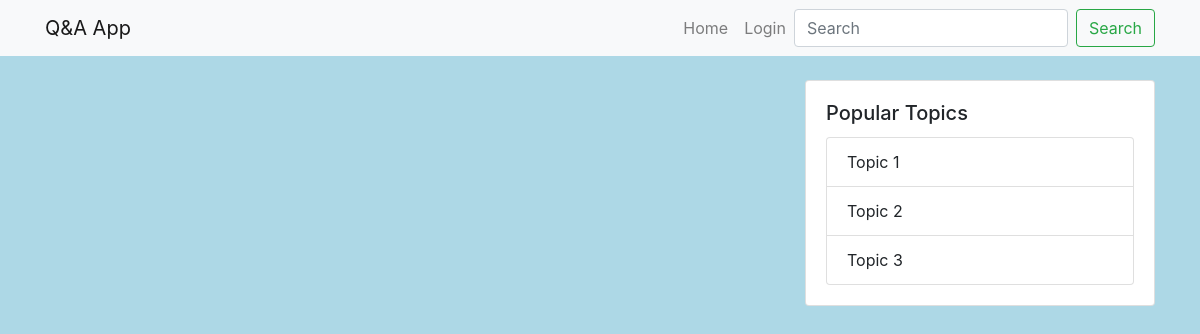
/, run on an earlier commit of the app's database.
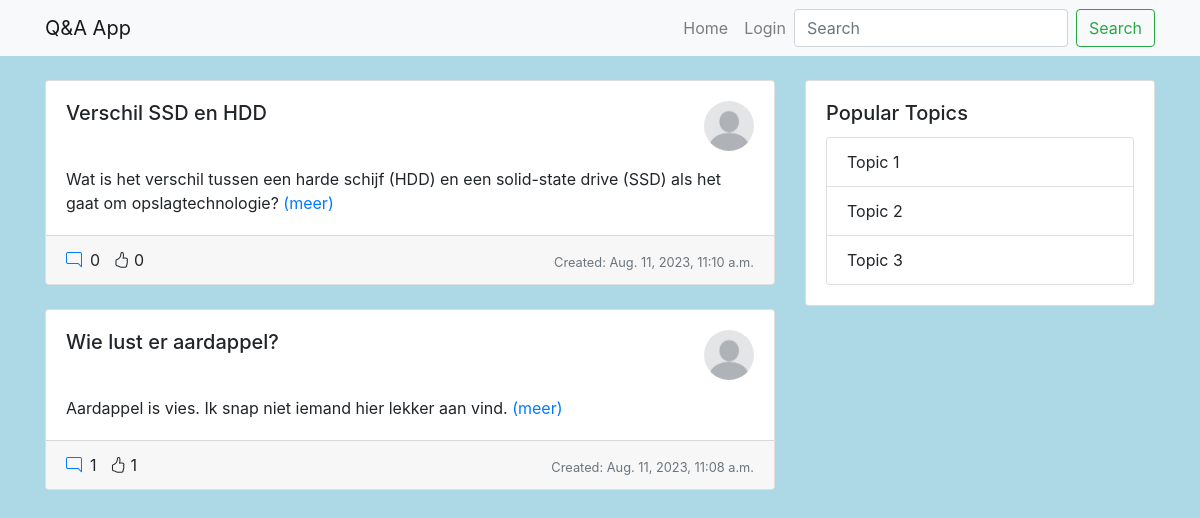
And on a later commit of the database.
### base/models.py (models this page shows, shortened)
class Question(models.Model):
    author = models.ForeignKey(Profile, on_delete=models.CASCADE)
    title = models.CharField(max_length=200)
    text = models.TextField(max_length=2000)
    category = models.ForeignKey(Category, on_delete=models.CASCADE)
    created_at = models.DateTimeField(auto_now_add=True)
    updated_at = models.DateTimeField(auto_now=True)
    def get_upvote_count(self):
        upvotes_for_question = Upvote.objects.filter(question=self)
        return upvotes_for_question.count()
    def get_comment_count(self):
        comments_on_question = Comment.objects.filter(question=self)
        return comments_on_question.count()

### users/models.py (models this page shows, shortened)
class Profile(models.Model):
    user = models.OneToOneField(User, on_delete=models.CASCADE, related_name='profile')
    avatar = models.ImageField(default='avatars/default.jpg', upload_to="avatars/")
    bio = models.TextField(max_length=300, blank=True)
    language = models.CharField(max_length=30, blank=True)

### base/views.py (the view)
# urls.py: path("", QuestionListView.as_view(), name="question-list-view"),
class QuestionListView(ListView):
    model = Question
    template_name = "base/question_list_view.html"
    context_object_name = "questions"
    ordering = ['-created_at']

### base/templates/base/question_list_view.html (shortened to what this page needs)
{% extends 'base.html' %}>
{% block content %}
<div class="container mt-4">
  <div class="row">
    <div class="col-lg-8">
        {% for question in questions %}
          <div class="card mb-4">
            <div class="card-body">
                <div class="d-flex justify-content-between mb-3">
                    <h5 class="card-title">{{ question.title }}</h5>
                    <img src="{{ question.author.avatar.url }}" alt="{{ question.author.user.username }}" class="rounded-circle" style="width: 50px; height: 50px;">
                </div>
                <p class="card-text">{{ question.text|truncatechars:300 }} <a href="{% url 'question-detail-view' question.pk %}">(meer)</a></p>
            </div>
            <div class="card-footer d-flex justify-content-between">
              <div class="d-flex">
                <span><a href="{% url 'question-detail-view' question.id %}" class="mr-2"><i class="bi bi-chat-right"></i></a>{{ question.get_comment_count }}</span>
                  <span>&nbsp;&nbsp;&nbsp;</span>
                    <form>
                      <div id="upvote-container">
                        <a data-hx-post="{% url 'upvote-view' question.id %}"
                           data-hx-target="#upvote-count{{ question.id }}">
                         <i class="bi bi-hand-thumbs-up"></i>
                        </a>
                        <span id="upvote-count{{ question.id }}">{{ question.get_upvote_count }}</span>
                      </div>
                    </form>
              </div>
              <small class="text-muted mt-auto">Created: {{ question.created_at }}</small>
            </div>
          </div>
        {% endfor %}
    </div>
    <div class="col-lg-4">
      <div class="card">
        <div class="card-body">
          <h5 class="card-title">Popular Topics</h5>
          <ul class="list-group">
            <li class="list-group-item">Topic 1</li>
            <li class="list-group-item">Topic 2</li>
            <li class="list-group-item">Topic 3</li>
          </ul>
        </div>
      </div>
    </div>
  </div>
</div>
{% endblock %}

### templates/base.html (shortened to what this page needs)
{% load static %}
<!doctype html>
<html>
    <head>
        <link rel="stylesheet" href="https://cdn.jsdelivr.net/npm/bootstrap@4.0.0/dist/css/bootstrap.min.css">
        <link rel="stylesheet" href="{% static 'css/app.css' %}">
        <link rel="stylesheet" href="https://cdn.jsdelivr.net/npm/bootstrap-icons@1.3.0/font/bootstrap-icons.css">
    </head>
    <body>
    {% include 'navbar.html' %}
        {% block content %}{% endblock %}
    </body>
</html>

### templates/navbar.html (shortened to what this page needs)
<nav class="navbar navbar-expand-lg navbar-light bg-light">
  <div class="container">
    <div class="navbar-custom">
      <a class="navbar-brand" href="#">Q&A App</a>
    </div>
    <div class="collapse navbar-collapse" id="navbarNav">
      <ul class="navbar-nav ml-auto">
        <li class="nav-item">
          <a class="nav-link" href="{% url 'question-list-view' %}">Home</a>
        </li>
        <li class="nav-item">
          {% if not user.is_authenticated %}
            <a class="nav-link" href="{% url 'user-login-view' %}">Login</a>
          {% else %}
            <a class="nav-link" href="{% url 'user-logout-view' %}">Logout</a>
          {% endif %}
        </li>
      </ul>
      <form class="form-inline">
        <input class="form-control mr-sm-2" type="search" placeholder="Search" aria-label="Search">
        <button class="btn btn-outline-success my-2 my-sm-0" type="submit">Search</button>
      </form>
    </div>
  </div>
</nav>

### static/css/app.css (style rules this page uses)
body { background: lightblue; }

What changed in the data, as far as the page shows it:
added Question: title "Verschil SSD en HDD", author.avatar (placeholder picture), text "Wat is het verschil tussen een harde schijf (HDD) en een solid-state drive (SSD) als het gaat om opslagtechnologie?", get_comment_count "0", get_upvote_count "0", created_at "Aug. 11, 2023, 11:10 a.m."
added Question: title "Wie lust er aardappel?", author.avatar (placeholder picture), text "Aardappel is vies. Ik snap niet iemand hier lekker aan vind.", get_comment_count "1", get_upvote_count "1", created_at "Aug. 11, 2023, 11:08 a.m."
